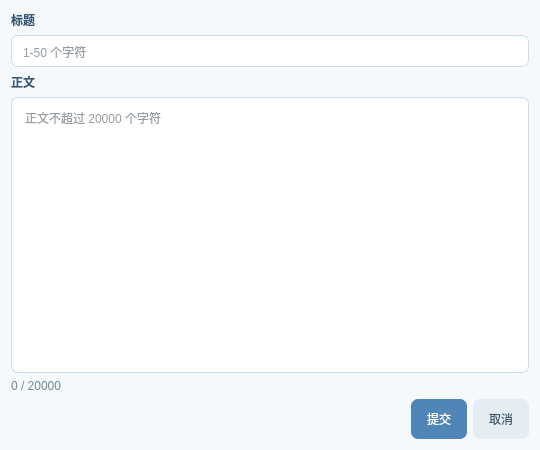
<?xml version="1.0" encoding="UTF-8"?>
<ui version="4.0">
 <class>ArticleEditDialog</class>
 <widget class="QDialog" name="ArticleEditDialog">
  <property name="geometry">
   <rect>
    <x>0</x>
    <y>0</y>
    <width>540</width>
    <height>450</height>
   </rect>
  </property>
  <property name="minimumSize">
   <size>
    <width>460</width>
    <height>380</height>
   </size>
  </property>
  <property name="windowTitle">
   <string>编辑文章</string>
  </property>
  <property name="styleSheet">
   <string notr="true">QDialog#ArticleEditDialog {
    background-color: #F5F9FC;
    color: #2F3B46;
    font-family: "Microsoft YaHei UI";
    font-size: 10pt;
}
QLabel#labelTitle, QLabel#labelContent {
    color: #355A78;
    font-weight: 600;
}
QLabel#labelCharCount {
    color: #748896;
}
QLineEdit, QPlainTextEdit {
    background-color: #FFFFFF;
    color: #2F3B46;
    border: 1px solid #C9DCEB;
    border-radius: 7px;
    padding: 7px 9px;
    selection-background-color: #8DB7D8;
}
QLineEdit:focus, QPlainTextEdit:focus {
    border: 1px solid #6D9FC7;
}
QPushButton {
    background-color: #4F86B7;
    color: white;
    border: none;
    border-radius: 7px;
    padding: 7px 16px;
    min-height: 26px;
}
QPushButton:hover {
    background-color: #3F739F;
}
QPushButton#btnCancel {
    background-color: #E5EDF3;
    color: #42596C;
}
QPushButton#btnCancel:hover {
    background-color: #D4E1EA;
}</string>
  </property>
  <layout class="QVBoxLayout" name="verticalLayout">
   <item>
    <widget class="QLabel" name="labelTitle">
     <property name="text">
      <string>标题</string>
     </property>
    </widget>
   </item>
   <item>
    <widget class="QLineEdit" name="editTitle">
     <property name="maxLength">
      <number>50</number>
     </property>
     <property name="placeholderText">
      <string>1-50 个字符</string>
     </property>
    </widget>
   </item>
   <item>
    <widget class="QLabel" name="labelContent">
     <property name="text">
      <string>正文</string>
     </property>
    </widget>
   </item>
   <item>
    <widget class="QPlainTextEdit" name="plainContent">
     <property name="placeholderText">
      <string>正文不超过 20000 个字符</string>
     </property>
    </widget>
   </item>
   <item>
    <widget class="QLabel" name="labelCharCount">
     <property name="text">
      <string>0 / 20000</string>
     </property>
    </widget>
   </item>
   <item>
    <layout class="QHBoxLayout" name="horizontalLayout">
     <item>
      <spacer name="horizontalSpacer">
       <property name="orientation">
        <enum>Qt::Orientation::Horizontal</enum>
       </property>
       <property name="sizeHint" stdset="0">
        <size>
         <width>40</width>
         <height>20</height>
        </size>
       </property>
      </spacer>
     </item>
     <item>
      <widget class="QPushButton" name="btnSubmit">
       <property name="text">
        <string>提交</string>
       </property>
      </widget>
     </item>
     <item>
      <widget class="QPushButton" name="btnCancel">
       <property name="text">
        <string>取消</string>
       </property>
      </widget>
     </item>
    </layout>
   </item>
  </layout>
 </widget>
 <resources/>
 <connections>
  <connection>
   <sender>btnSubmit</sender>
   <signal>clicked()</signal>
   <receiver>ArticleEditDialog</receiver>
   <slot>accept()</slot>
  </connection>
  <connection>
   <sender>btnCancel</sender>
   <signal>clicked()</signal>
   <receiver>ArticleEditDialog</receiver>
   <slot>reject()</slot>
  </connection>
 </connections>
</ui>
